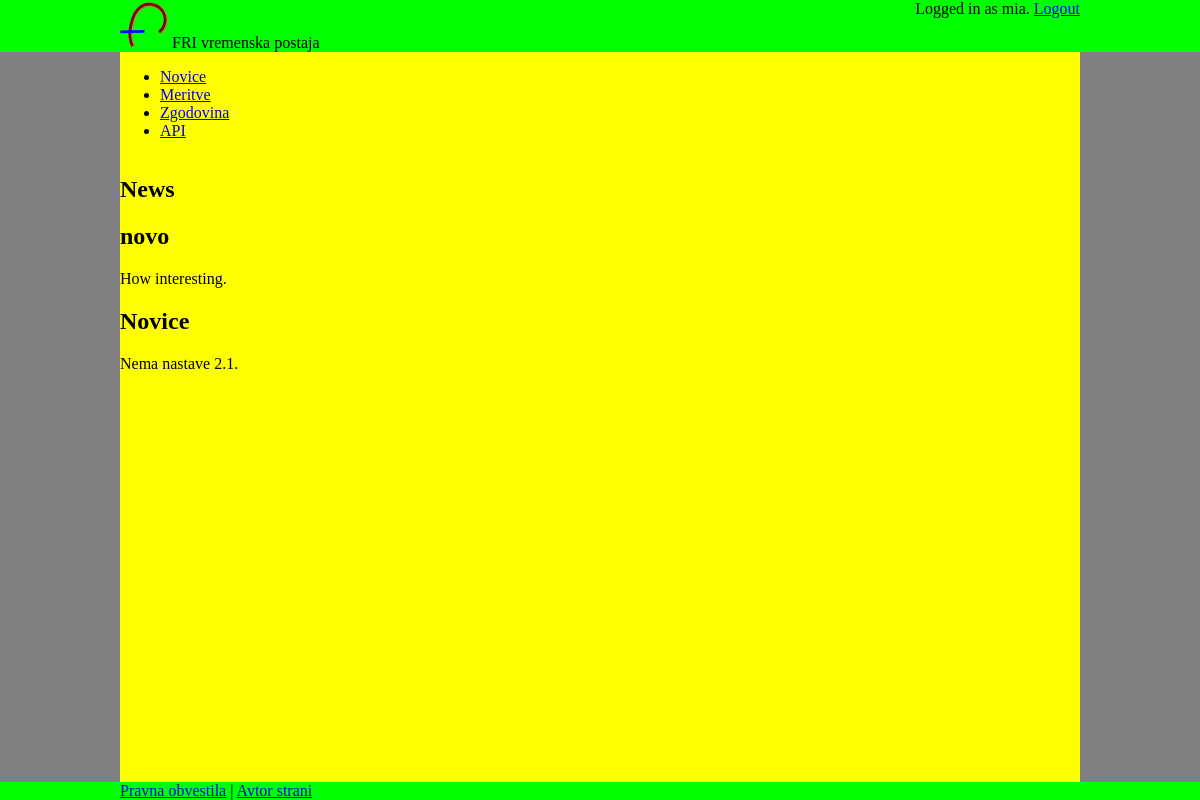
The app's page / (signed in) with its own data.
### friws/models.py (models this page shows, shortened)
class Article(models.Model):
    title = models.TextField(max_length=254, default = '')
    content = models.TextField()
    pub_date = models.DateTimeField( default=datetime.now )
    author = models.ForeignKey(User, on_delete=models.SET_NULL, null=True)

### friws/views.py (the view, shortened to what this page needs)
# urls.py: url(r'^$', views.index, name='index'),
def index(request):
  context = {}
  articles = Article.objects.order_by('-pub_date')[:5]
  context['users'] = User.objects.all()
  context['articles'] = articles
  context['loginForm'] = LoginForm()
  return render(request, 'friws/extension.html', context)

### friws/templates/friws/extension.html
{% extends 'friws/index.html' %}
{% block content %}
  <h1>News </h1>
  {% for article in articles %}
    {% include 'friws/articleTemplate.html' %}
  {% endfor %}
{% endblock %}

### friws/templates/friws/index.html (shortened to what this page needs)
{% load static %}
<!DOCTYPE html>
<html>
  <head>
    <link rel="stylesheet" href="{% static 'friws/style.css' %}">
  </head>
  <body>
    <header>
     <div class="spanner"></div>
     <div class="centered">
        <a href="/"><img src="{% static 'friws/logo.svg' %}" alt="logo"/></a>
        <span>FRI vremenska postaja</span>
        {% if user.is_authenticated %}
        <span class="header-links">Logged in as {{ user.username }}.
          <a href="{% url 'logout' %}">Logout</a>
        </span>
        {% else %}
        <form method="POST" action="#" class="header-links">
         {% csrf_token %}
         {{ loginForm.as_table }}
         <input type="submit" value="Login" />
        </form>
        {% endif %}
      </div>
      <div class="spanner"></div>
    </header>
    <div class="content">
      <div class="spanner"></div>
      <div class="main centered">
        <nav>
          <ul>
            <li><a href="news.html">Novice</a></li>
            <li><a href="measurements.html">Meritve</a></li>
            <li><a href="history.html">Zgodovina</a></li>
            <li><a href="api.html">API</a></li>
          </ul>
        </nav>
        <div class="under">
          <section class="">
            {% block content %}{% endblock %}
          </section>
        </div>
      </div>
      <div class="spanner"></div>
    </div>
    <footer>
      <div class="spanner">
      </div>
      <div class="centered">
        <a href="/legal.html">Pravna obvestila</a> |
        <a href="/authors.html">Avtor strani</a>
      </div>
      <div class="spanner"></div>
    </footer>
  </body>
</html>

### friws/templates/friws/articleTemplate.html
<article>
  <h2>{{ article.title }}</h2>
  <p>{{ article.content }}</p>
</article>

### friws/static/friws/style.css (style rules this page uses)
header, footer { background:#00ff00; margin:0; display:flex; }
.header-links { float:right; clear:right; }
body { display:flex; flex-flow:column; min-height:100vh; margin:0; background:grey; }
.centered { width:960px; }
.content { min-height:0; flex-grow:1; display:flex; }
.main { display:flex; flex-flow: column; background:yellow; }
.spanner { flex-grow:1; }
.under { display: flex; flex-flow: row; }

### records on screen
Article: title "novo", content "How interesting."
Article: title "Novice", content "Nema nastave 2.1."

### other values on screen
{{ user.username }} "mia"
